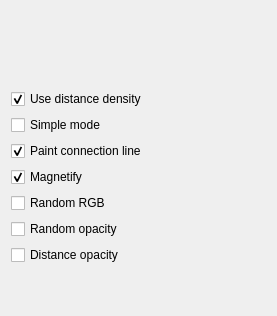
<?xml version="1.0" encoding="UTF-8"?>
<ui version="4.0">
 <class>WdgSketchOptions</class>
 <widget class="QWidget" name="WdgSketchOptions">
  <property name="geometry">
   <rect>
    <x>0</x>
    <y>0</y>
    <width>277</width>
    <height>316</height>
   </rect>
  </property>
  <property name="sizePolicy">
   <sizepolicy hsizetype="Preferred" vsizetype="Preferred">
    <horstretch>210</horstretch>
    <verstretch>60</verstretch>
   </sizepolicy>
  </property>
  <property name="minimumSize">
   <size>
    <width>50</width>
    <height>0</height>
   </size>
  </property>
  <layout class="QVBoxLayout" name="verticalLayout">
   <item>
    <widget class="KisDoubleSliderSpinBox" name="lineWidthSPBox" native="true">
     <property name="sizePolicy">
      <sizepolicy hsizetype="MinimumExpanding" vsizetype="Fixed">
       <horstretch>0</horstretch>
       <verstretch>0</verstretch>
      </sizepolicy>
     </property>
     <property name="minimumSize">
      <size>
       <width>0</width>
       <height>20</height>
      </size>
     </property>
    </widget>
   </item>
   <item>
    <widget class="KisDoubleSliderSpinBox" name="offsetSPBox" native="true">
     <property name="sizePolicy">
      <sizepolicy hsizetype="MinimumExpanding" vsizetype="Preferred">
       <horstretch>0</horstretch>
       <verstretch>0</verstretch>
      </sizepolicy>
     </property>
     <property name="minimumSize">
      <size>
       <width>0</width>
       <height>20</height>
      </size>
     </property>
    </widget>
   </item>
   <item>
    <widget class="KisDoubleSliderSpinBox" name="densitySPBox" native="true">
     <property name="sizePolicy">
      <sizepolicy hsizetype="MinimumExpanding" vsizetype="Fixed">
       <horstretch>0</horstretch>
       <verstretch>0</verstretch>
      </sizepolicy>
     </property>
     <property name="minimumSize">
      <size>
       <width>0</width>
       <height>20</height>
      </size>
     </property>
    </widget>
   </item>
   <item>
    <widget class="QCheckBox" name="distanceDensityCHBox">
     <property name="sizePolicy">
      <sizepolicy hsizetype="Fixed" vsizetype="Fixed">
       <horstretch>0</horstretch>
       <verstretch>0</verstretch>
      </sizepolicy>
     </property>
     <property name="text">
      <string>Use distance density</string>
     </property>
     <property name="checked">
      <bool>true</bool>
     </property>
    </widget>
   </item>
   <item>
    <widget class="QCheckBox" name="simpleModeCHBox">
     <property name="sizePolicy">
      <sizepolicy hsizetype="Fixed" vsizetype="Fixed">
       <horstretch>0</horstretch>
       <verstretch>0</verstretch>
      </sizepolicy>
     </property>
     <property name="text">
      <string>Simple mode</string>
     </property>
    </widget>
   </item>
   <item>
    <widget class="QCheckBox" name="connectionCHBox">
     <property name="sizePolicy">
      <sizepolicy hsizetype="Fixed" vsizetype="Fixed">
       <horstretch>0</horstretch>
       <verstretch>0</verstretch>
      </sizepolicy>
     </property>
     <property name="text">
      <string>Paint connection line</string>
     </property>
     <property name="checked">
      <bool>true</bool>
     </property>
    </widget>
   </item>
   <item>
    <widget class="QCheckBox" name="magnetifyCHBox">
     <property name="sizePolicy">
      <sizepolicy hsizetype="Fixed" vsizetype="Fixed">
       <horstretch>0</horstretch>
       <verstretch>0</verstretch>
      </sizepolicy>
     </property>
     <property name="text">
      <string>Magnetify</string>
     </property>
     <property name="checked">
      <bool>true</bool>
     </property>
    </widget>
   </item>
   <item>
    <widget class="QCheckBox" name="randomRGBCHbox">
     <property name="sizePolicy">
      <sizepolicy hsizetype="Fixed" vsizetype="Fixed">
       <horstretch>0</horstretch>
       <verstretch>0</verstretch>
      </sizepolicy>
     </property>
     <property name="text">
      <string>Random RGB</string>
     </property>
    </widget>
   </item>
   <item>
    <widget class="QCheckBox" name="randomOpacityCHbox">
     <property name="sizePolicy">
      <sizepolicy hsizetype="Fixed" vsizetype="Fixed">
       <horstretch>0</horstretch>
       <verstretch>0</verstretch>
      </sizepolicy>
     </property>
     <property name="text">
      <string>Random opacity</string>
     </property>
    </widget>
   </item>
   <item>
    <widget class="QCheckBox" name="distanceOpacityCHbox">
     <property name="sizePolicy">
      <sizepolicy hsizetype="Fixed" vsizetype="Fixed">
       <horstretch>0</horstretch>
       <verstretch>0</verstretch>
      </sizepolicy>
     </property>
     <property name="text">
      <string>Distance opacity</string>
     </property>
    </widget>
   </item>
   <item>
    <spacer name="verticalSpacer">
     <property name="orientation">
      <enum>Qt::Vertical</enum>
     </property>
     <property name="sizeHint" stdset="0">
      <size>
       <width>28</width>
       <height>14</height>
      </size>
     </property>
    </spacer>
   </item>
  </layout>
 </widget>
 <customwidgets>
  <customwidget>
   <class>KisDoubleSliderSpinBox</class>
   <extends>QWidget</extends>
   <header>kis_slider_spin_box.h</header>
   <container>1</container>
  </customwidget>
 </customwidgets>
 <resources/>
 <connections/>
</ui>
